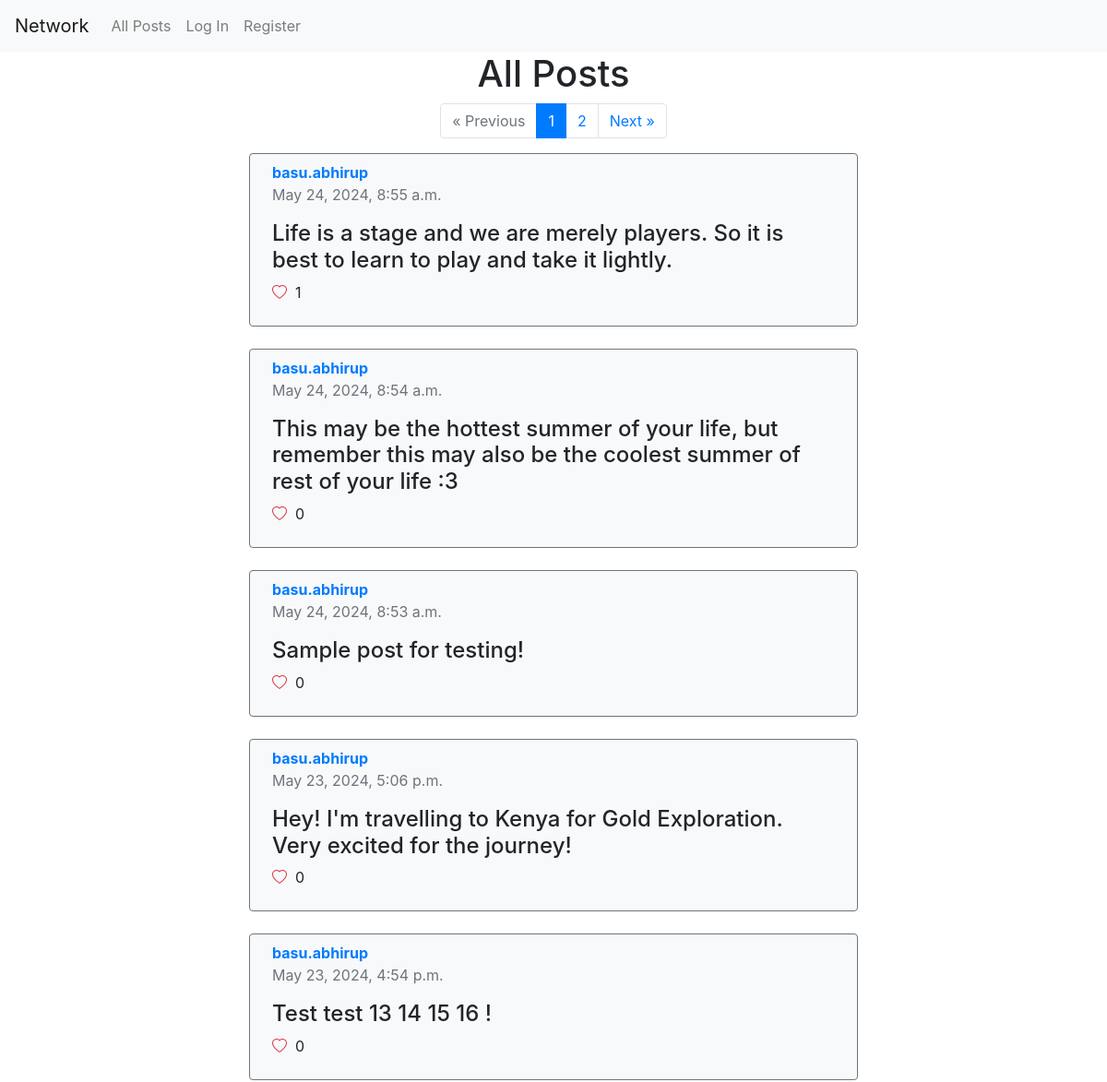
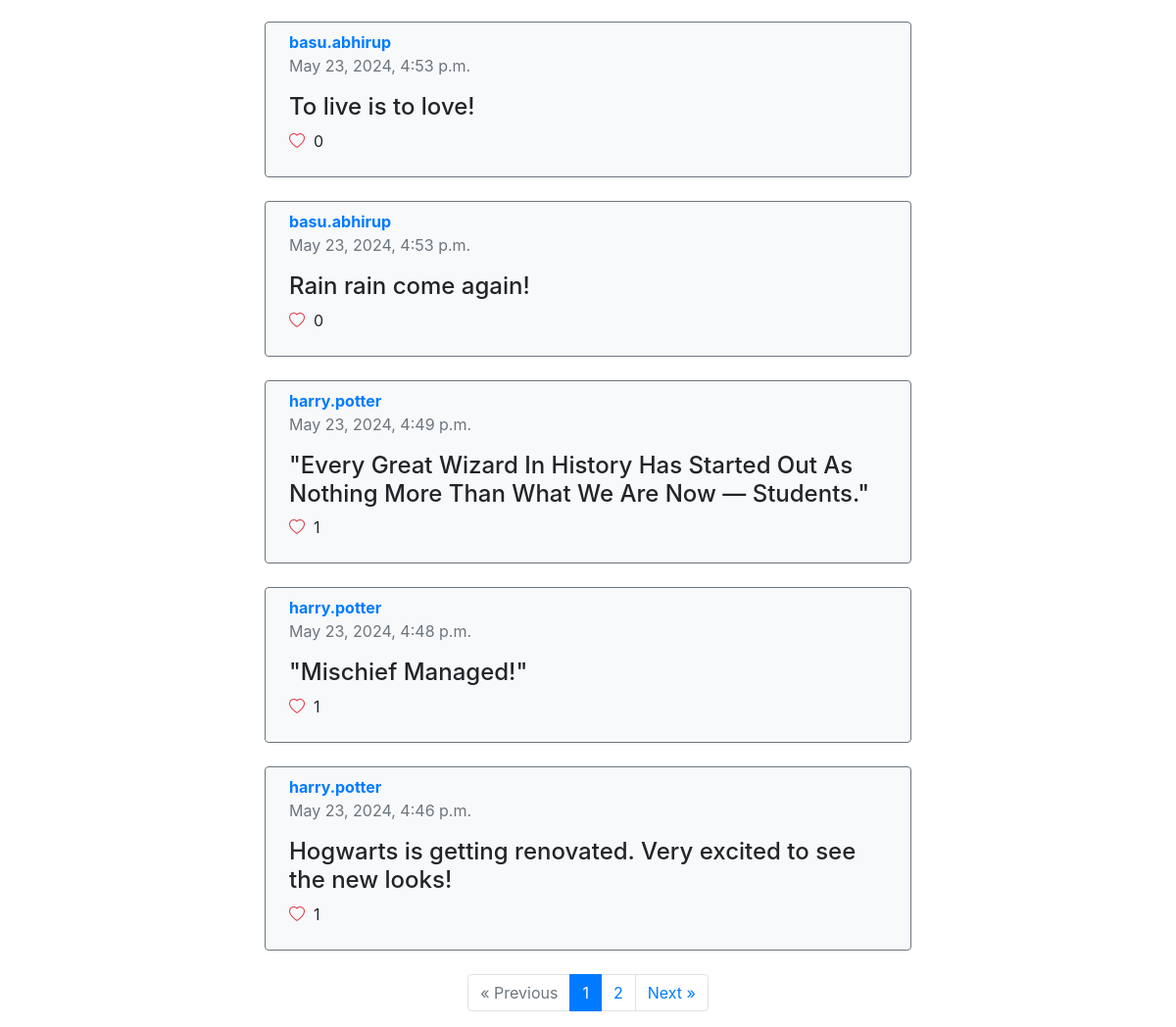
/posts, run on an earlier commit of the app's database (2 pictures, top to bottom).
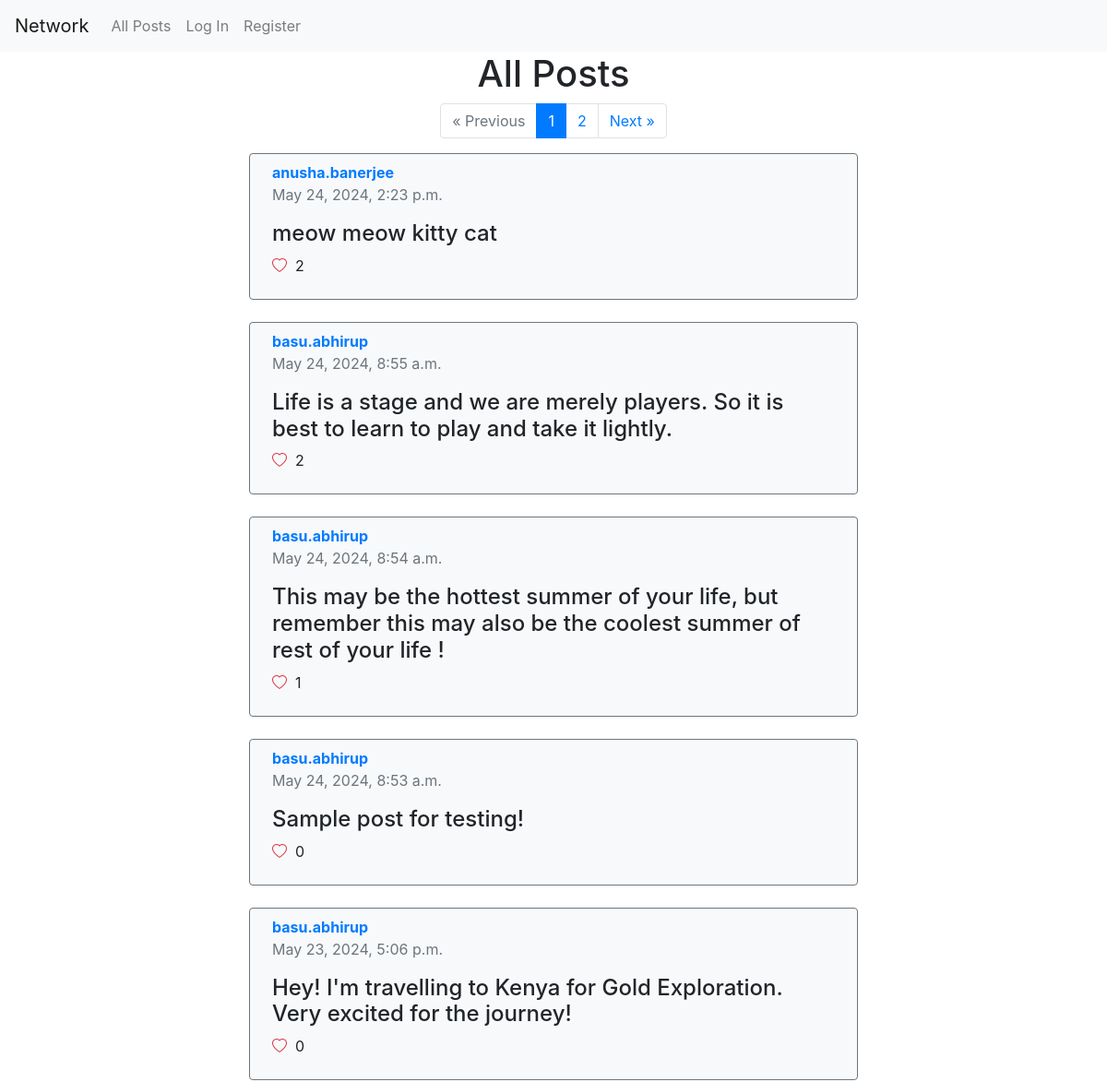
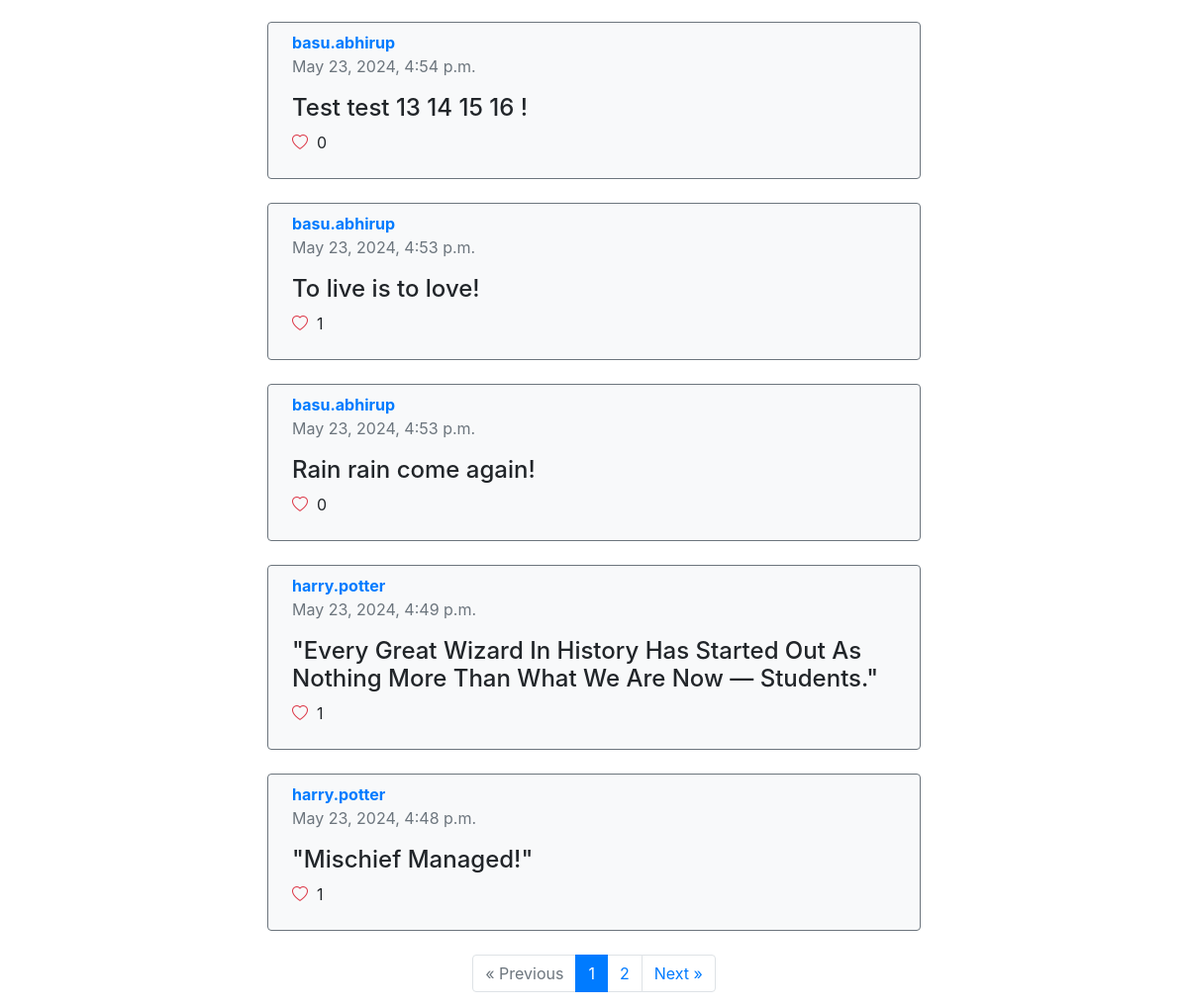
And on a later commit of the database (2 pictures, top to bottom).
### network/models.py (models this page shows, shortened)
class Post(models.Model):
  user = models.ForeignKey(User, on_delete=models.CASCADE)
  content = models.TextField()
  timestamp = models.DateTimeField(auto_now_add=True)
  likes = models.PositiveIntegerField(default=0)

class User(AbstractUser):
    pass

### network/views.py (the view)
# urls.py: path("posts", views.posts, name="posts"),
@csrf_exempt
def posts(request):
  if request.method == 'POST':
    if not request.user.is_authenticated:
      return JsonResponse({'error': 'Authentication required'}, status=401)
    try:
      data = json.loads(request.body)
      content = data.get('content')
      print(content)
    except Exception as e:
      return JsonResponse({'error': 'Invalid data format'}, status=400)
    if not content:
      return JsonResponse({'error': 'Content cannot be empty'}, status=400)
    user = get_user_model().objects.get(username=request.user.username)
    new_post = Post.objects.create(user=user, content=content)
    return JsonResponse({'message': 'Post created successfully', 'id': new_post.id}, status=201)
  elif request.method == 'GET':
    all_posts = Post.objects.all().prefetch_related('liked_by').order_by('-timestamp')
    posts = []
    for post in all_posts:
      if request.user.is_authenticated:
        already_liked = post.liked_by.filter(user=request.user).exists()
        posts.append({
          'post': post,
          'already_liked': already_liked
        })
      else:
        posts.append({
          'post': post
        })
    paginator = Paginator(posts, 10)
    page_number = request.GET.get('page')
    page_obj = paginator.get_page(page_number)
    return render(request, 'network/all_posts.html', {
      'posts': page_obj,
      'paginator': paginator
    })
  else:
    return JsonResponse({'error': 'Method not allowed'}, status=405)

### network/templates/network/all_posts.html (shortened to what this page needs)
{% extends "network/layout.html" %}
{% block body %}
    {% if following_posts == True %}
        <h1>Following Posts</h1>
    {% else %}
        <h1>All Posts</h1>
    {% endif %}
    {% if paginator.num_pages > 1 %}
    <nav aria-label="Page navigation example">
        <ul class="pagination">
        {% if posts.has_previous %}
            <li class="page-item"><a class="page-link" href="?page={{ posts.previous_page_number }}">&laquo; Previous</a></li>
        {% else %}
            <li class="page-item disabled"><a class="page-link text-muted">&laquo; Previous</a></li>
        {% endif %}
        {% for page_num in paginator.page_range %}
            <li class="page-item {% if page_num == posts.number %}active{% endif %}">
            <a class="page-link" href="?page={{ page_num }}">{{ page_num }}</a>
            </li>
        {% endfor %}
        {% if posts.has_next %}
            <li class="page-item not-allowed"><a class="page-link" href="?page={{ posts.next_page_number }}">Next &raquo;</a></li>
        {% else %}
            <li class="page-item disabled"><a class="page-link text-muted">Next &raquo;</a></li>
        {% endif %}
        </ul>
    </nav>
    {% endif %}
    <div class="post-container">
        {% for post in posts %}
        <div class="post px-4 py-2 border border border-secondary rounded bg-light mb-4 w-100">
            <p class="mb-0 d-inline-block mr-3"><a href="{% url 'profile' post.post.user.username %}"><strong>{{ post.post.user.username }}</strong></a></p>
            <p class="text-muted mt-0">{{ post.post.timestamp }}</p>
            <p class="h4" id="post-content-{{ post.post.id }}">{{ post.post.content }}</p>
            {% if user.is_authenticated %}
                <button class="like-button border-0 bg-light" data-post-id="{{ post.post.id }}" onclick="handleLiking(event)">
                    {% if post.already_liked == True %}
                        <i class="bi bi-heart-fill text-danger"></i>
                    {% else %}
                        <i class="bi bi-heart text-danger"></i>
                    {% endif %}
                </button>
                <p class="ml-2" id="like-count-{{ post.post.id }}">{{ post.post.likes }}</p>
            {% else %}
                <p id="like-count-{{ post.post.id }}"><i class="bi bi-heart text-danger"></i> &nbsp;{{ post.post.likes }}</p>
            {% endif %}
        </div>
        {% endfor %}
    </div>
    {% if paginator.num_pages > 1 %}
    <nav aria-label="Page navigation example">
        <ul class="pagination">
        {% if posts.has_previous %}
            <li class="page-item"><a class="page-link" href="?page={{ posts.previous_page_number }}">&laquo; Previous</a></li>
        {% else %}
            <li class="page-item disabled"><a class="page-link text-muted">&laquo; Previous</a></li>
        {% endif %}
        {% for page_num in paginator.page_range %}
            <li class="page-item {% if page_num == posts.number %}active{% endif %}">
            <a class="page-link" href="?page={{ page_num }}">{{ page_num }}</a>
            </li>
        {% endfor %}
        {% if posts.has_next %}
            <li class="page-item not-allowed"><a class="page-link" href="?page={{ posts.next_page_number }}">Next &raquo;</a></li>
        {% else %}
            <li class="page-item disabled"><a class="page-link text-muted">Next &raquo;</a></li>
        {% endif %}
        </ul>
    </nav>
    {% endif %}
{% endblock %}

### network/templates/network/layout.html (shortened to what this page needs)
{% load static %}
<!DOCTYPE html>
<html lang="en">
    <head>
        <link rel="stylesheet" href="https://stackpath.bootstrapcdn.com/bootstrap/4.4.1/css/bootstrap.min.css">
        <link rel="stylesheet" href="https://cdn.jsdelivr.net/npm/bootstrap-icons@1.11.3/font/bootstrap-icons.min.css">
        <link href="{% static 'network/styles.css' %}" rel="stylesheet">
    </head>
    <body>
        <nav class="navbar navbar-expand-lg navbar-light bg-light">
            <a class="navbar-brand" href="{% url 'index' %}">Network</a>
            <div>
              <ul class="navbar-nav mr-auto">
                <li class="nav-item">
                  <a class="nav-link" href="{% url 'posts' %}">All Posts</a>
                </li>
                {% if user.is_authenticated %}
                    <li class="nav-item">
                        <a class="nav-link" href="{% url 'following_posts' %}">Following</a>
                    </li>
                    <li class="nav-item">
                        <a class="nav-link" href="{% url 'logout' %}">Log Out</a>
                    </li>
                {% else %}
                    <li class="nav-item">
                        <a class="nav-link" href="{% url 'login' %}">Log In</a>
                    </li>
                    <li class="nav-item">
                        <a class="nav-link" href="{% url 'register' %}">Register</a>
                    </li>
                {% endif %}
              </ul>
            </div>
          </nav>
        <div class="body">
            {% block body %}
            {% endblock %}
        </div>
    </body>
</html>

### network/static/network/styles.css (style rules this page uses)
.body { display: flex; flex-direction: column; justify-content: center; align-items: center; }
.post-container { display: flex; flex-direction: column; align-items: start; justify-content: center; width: 85%; }
@media (min-width: 992px) { .post-container { width: 55%; } }

What changed in the data, as far as the page shows it:
no longer on this page (row unchanged): Post: post.user.username "harry.potter", post.timestamp "May 23, 2024, 4:46 p.m.", post.content "Hogwarts is getting renovated. Very excited to see the new looks!", post.likes "1"
added Post: post.user.username "anusha.banerjee", post.timestamp "May 24, 2024, 2:23 p.m.", post.content "meow meow kitty cat", post.likes "2"
changed Post "May 24, 2024, 8:55 a.m.": post.likes "1" → "2"
changed Post: post.content "This may be the hottest summer of your life, but remember this may also be the coolest summer of rest of your life :3" → "This may be the hottest summer of your life, but remember this may also be the coolest summer of rest of your life !"; post.likes "0" → "1"
changed Post "To live is to love!": post.likes "0" → "1"
